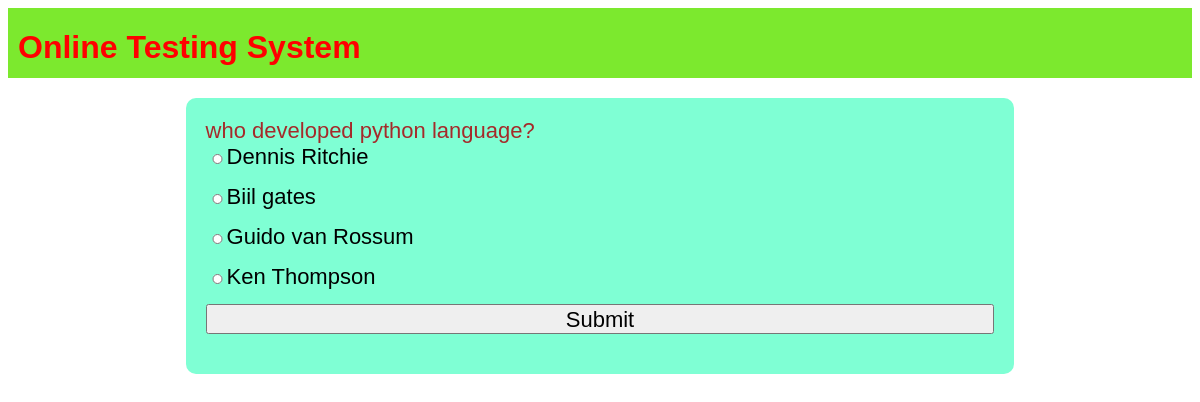
The page /OTS/test-paper?n=1 on the database its author committed.
### OTS/models.py (models this page shows)
class Question(models.Model):
    qid=models.BigAutoField(primary_key=True,auto_created=True)
    que=models.TextField()
    a=models.CharField(max_length=255)
    b=models.CharField(max_length=255)
    c=models.CharField(max_length=255)
    d=models.CharField(max_length=255)
    ans=models.CharField(max_length=2)

### OTS/views.py (the view)
# urls.py: path('test-paper',testPaper,name='testpaper'),
def testPaper(request):
    if 'name' not in request.session.keys():
        res=HttpResponseRedirect("login")
    n=int(request.GET['n'])
    question_pool=list(Question.objects.all())
    random.shuffle(question_pool)
    questions_list=question_pool[:n]
    context={'questions':questions_list}
    res=render(request,'testpaper.html',context)
    return res

### OTS/templates/testpaper.html (shortened to what this page needs)
{%extends 'main.html'%}
{%block content%}
<form action="{%url 'OTS:calculate'%}" method="post">
    {% for question in questions%}
    <div class="question">
        {{question.que}}
    </div>
    <div class="options"><input type="radio" name="q{{question.qid}}" value="a">{{question.a}}</div>
    <div class="options"><input type="radio" name="q{{question.qid}}" value="b">{{question.b}}</div>
    <div class="options"><input type="radio" name="q{{question.qid}}" value="c">{{question.c}}</div>
    <div class="options"><input type="radio" name="q{{question.qid}}" value="d">{{question.d}}</div>
    {%endfor%}
    <div><input type="submit" value="Submit"></div>
</form>
{%endblock%}

### OTS/static/Theme.css (style rules this page uses)
* { font-family: 'Gill Sans', 'Gill Sans MT', Calibri, 'Trebuchet MS', sans-serif; }

### OTS/static/form.css (style rules this page uses)
form { box-sizing: border-box; padding:20px ; border-radius:10px ; background-color: aquamarine; display: table; width: 100%; }
input { display: block; width: 100%; margin-bottom: 20px; height: 30px; font-size: 22px;; }
.question { color: brown; font-size: 22px; }
.options { font-size: 22px; }
.options input { display: inline; width: fit-content; height: 10px; }

### rows shown on the page
Question: que "who developed python language?", a "Dennis Ritchie", b "Biil gates", c "Guido van Rossum", d "Ken Thompson"
